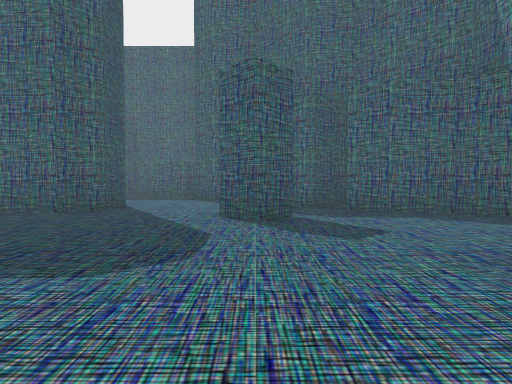
view 1 (above)

23 first-person views from a walk through a scene from a Unity 3-D project. The camera is 0.51 m above the floor, tilts 2° down and sees 70° across. The floor is counted in squares, 1 m on a side. Each view is taken from the middle of a square. On the plan, view 1 faces up. The plan holds only what a view shows up to about 9 squares ahead; the rest is blank. The player character is not drawn.

view 2
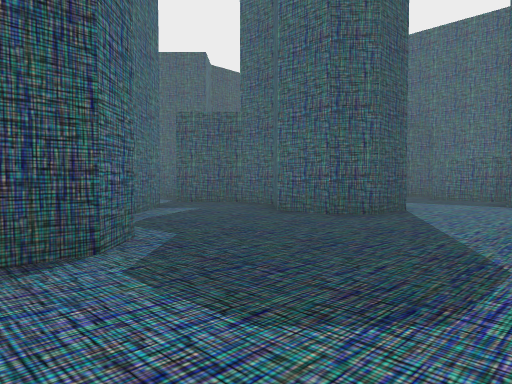

view 3
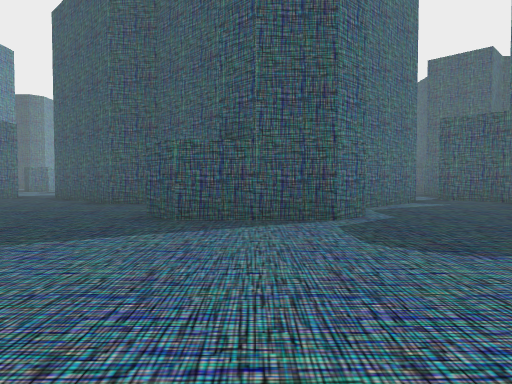

view 4
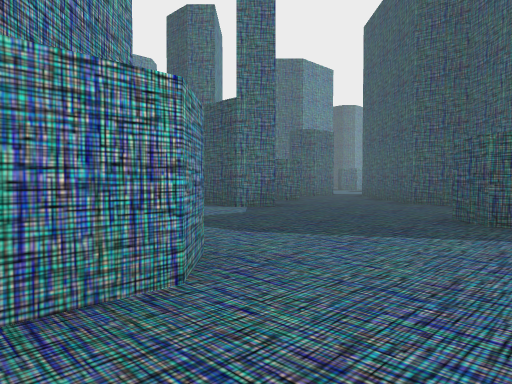

view 5
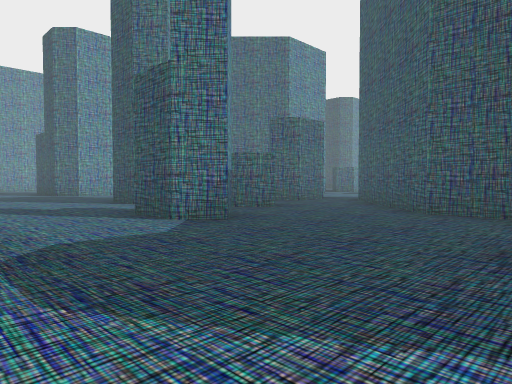

view 6
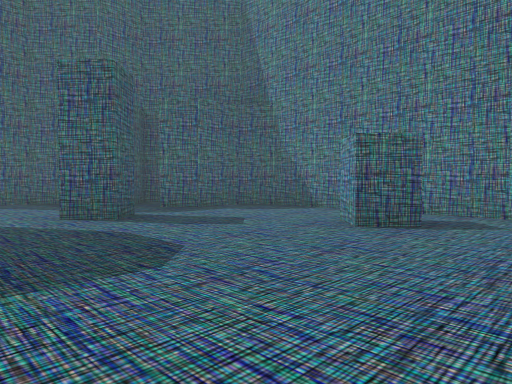

view 7
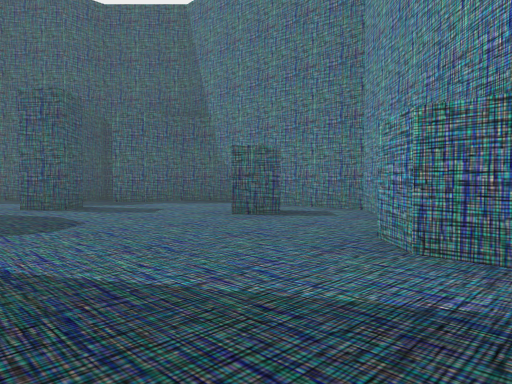

view 8
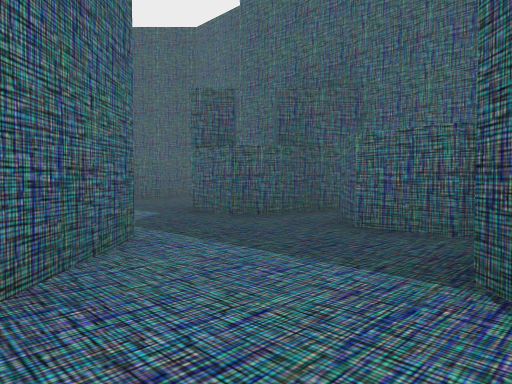

view 9
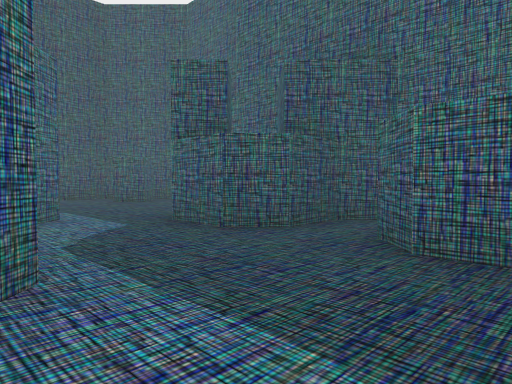

view 10
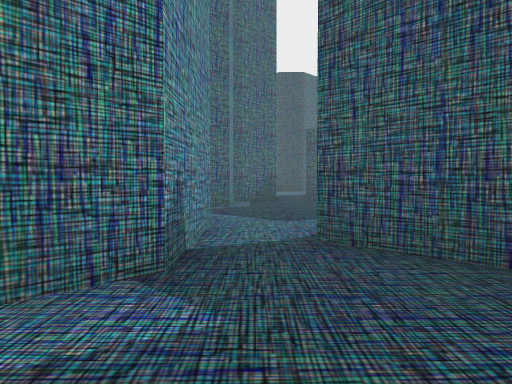

view 11
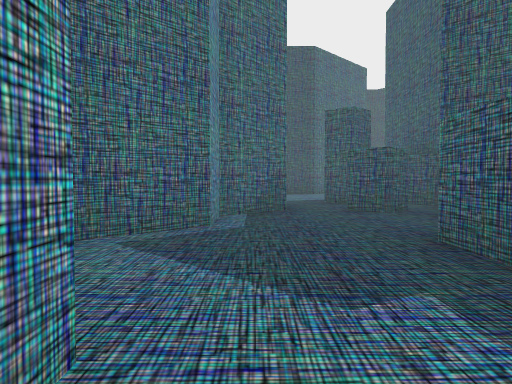

view 12
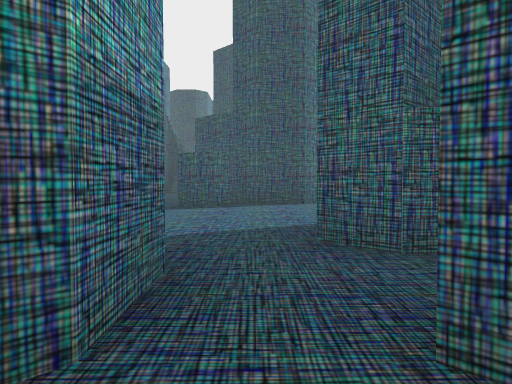

view 13
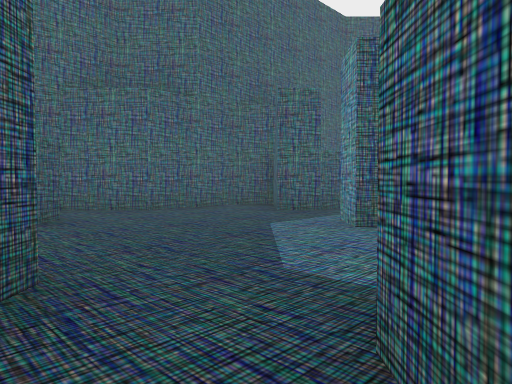

view 14
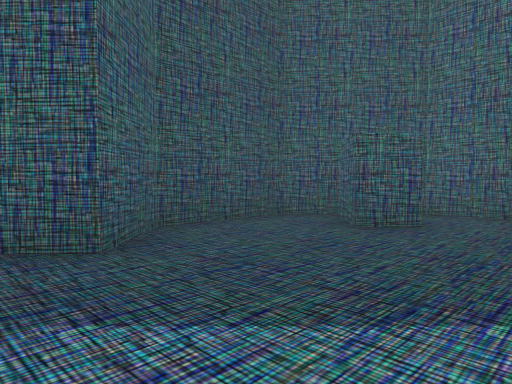

view 15
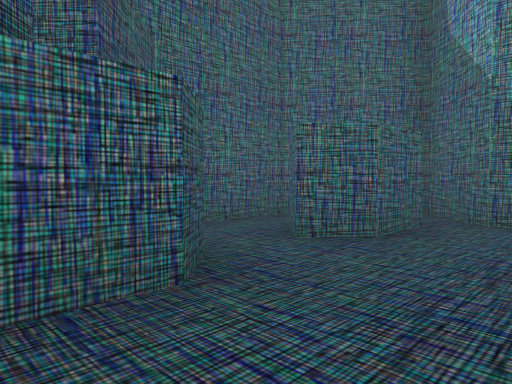

view 16
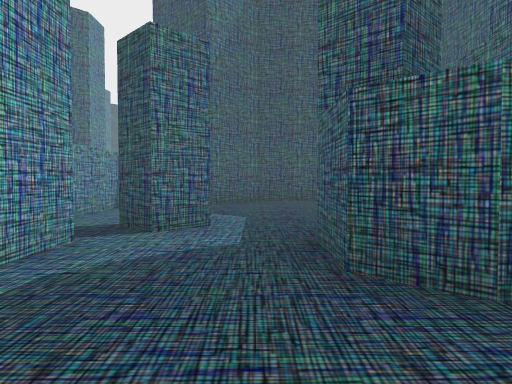

view 17
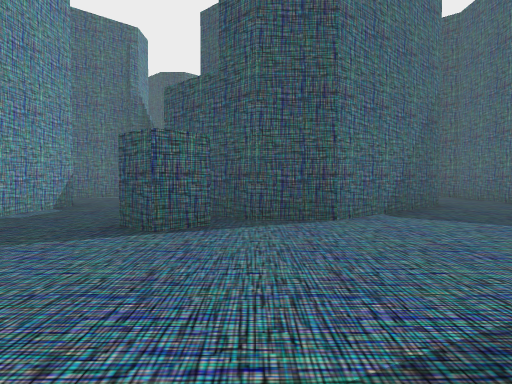

view 18
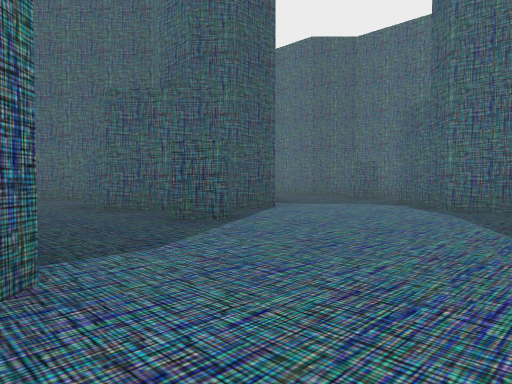

view 19
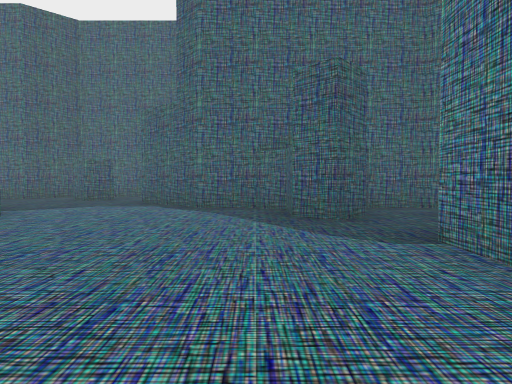

view 20
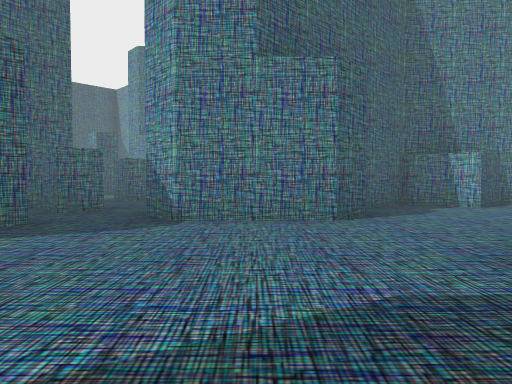

view 21
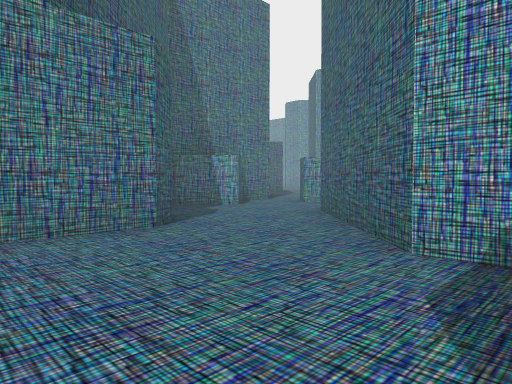

view 22
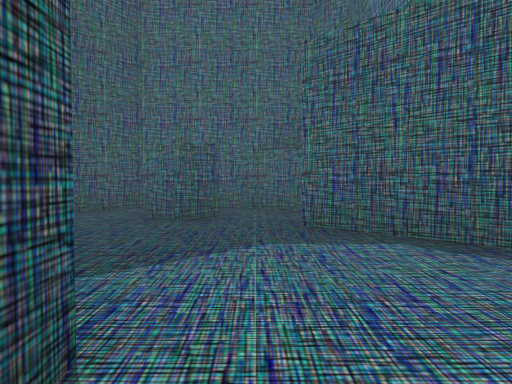

view 23
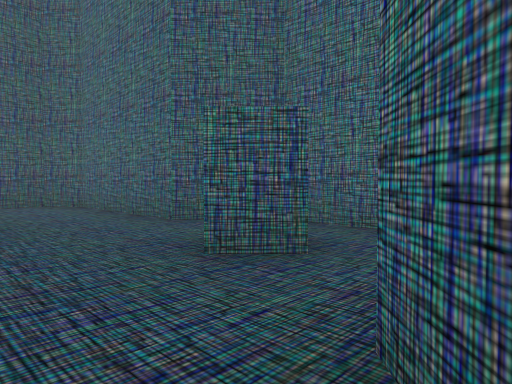

### Floor plan
Key: @ floor where view 1 was taken; # wall or solid block; . floor.
Columns run from 26 left of view 1 to 4 right of it. Each row starts with its distance up from view 1.
 14                ####
 13     #####     ##..#######
 12 #####...#     #.#....#...
 11 #.....#..     #.....##.###
 10 #.......##    #..........#
  9     #....#######...#.....###
  8     ##.....#..#.....###....##
  7      ##....#.#..########...##
  6      ##............#..##....###
  5  #..##.#....##............#...#
  4   ..........####..###.........#
  3    .........# ###   ##........#
  2    .######....##       #....#.#
  1          ##....#       #......#
  0           ##..##       #..@..##
 -1             ...#    #......###
 -2              #.    ##......#
 -3                   ##......
 -4                   #....#..
 -5                   ...#.#..
 -6                    #   ...
 -7                       #...
 -8                       #...
 -9                       ...
-10                        ..

Positions as (right, up) in squares from view 1, and headings:
1: (0, 0), facing up
2: (0, 1), facing up-left
3: (2, 1), facing left
4: (2, 1), facing down-left
5: (0, 0), facing down-left
6: (-2, 0), facing up-right
7: (-2, -2), facing up-right
8: (-1, 7), facing up-left
9: (-2, 8), facing up-left
10: (-4, 5), facing left
11: (-7, 5), facing left
12: (-12, 6), facing left
13: (-11, 7), facing up-right
14: (-8, 8), facing up-left
15: (-6, 9), facing up-right
16: (-3, 10), facing left
17: (-15, 6), facing left
18: (-15, 2), facing up-left
19: (-16, 2), facing up
20: (-19, 4), facing right
21: (-18, 5), facing down-right
22: (-19, 6), facing up
23: (-18, 9), facing up-left
